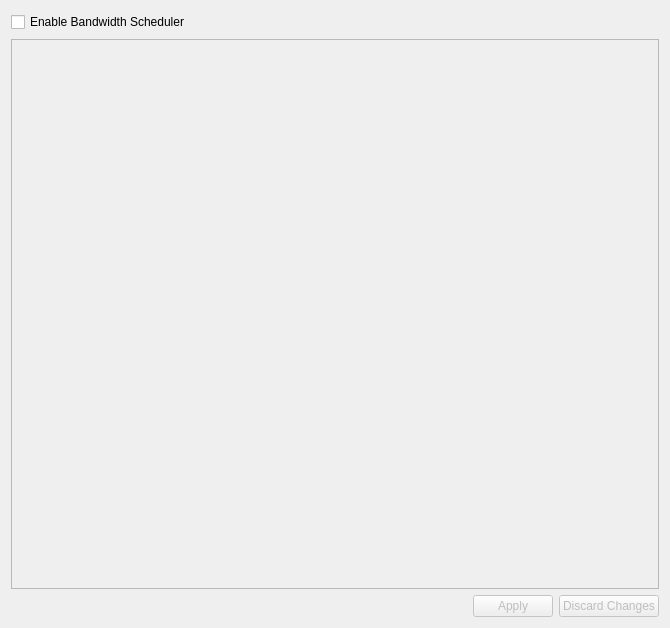
<?xml version="1.0" encoding="UTF-8"?>
<ui version="4.0">
 <class>Form</class>
 <widget class="QWidget" name="Form">
  <property name="geometry">
   <rect>
    <x>0</x>
    <y>0</y>
    <width>670</width>
    <height>628</height>
   </rect>
  </property>
  <property name="windowTitle">
   <string>Form</string>
  </property>
  <layout class="QGridLayout" name="gridLayout">
   <item row="2" column="0">
    <spacer name="horizontalSpacer_2">
     <property name="orientation">
      <enum>Qt::Horizontal</enum>
     </property>
     <property name="sizeHint" stdset="0">
      <size>
       <width>40</width>
       <height>20</height>
      </size>
     </property>
    </spacer>
   </item>
   <item row="1" column="0" colspan="6">
    <widget class="QScrollArea" name="scrollArea">
     <property name="enabled">
      <bool>false</bool>
     </property>
     <property name="minimumSize">
      <size>
       <width>600</width>
       <height>400</height>
      </size>
     </property>
     <property name="widgetResizable">
      <bool>true</bool>
     </property>
     <widget class="QWidget" name="scrollAreaWidgetContents">
      <property name="geometry">
       <rect>
        <x>0</x>
        <y>0</y>
        <width>650</width>
        <height>537</height>
       </rect>
      </property>
      <layout class="QVBoxLayout" name="verticalLayout_2">
       <item>
        <spacer name="verticalSpacer">
         <property name="orientation">
          <enum>Qt::Vertical</enum>
         </property>
         <property name="sizeHint" stdset="0">
          <size>
           <width>20</width>
           <height>495</height>
          </size>
         </property>
        </spacer>
       </item>
      </layout>
     </widget>
    </widget>
   </item>
   <item row="2" column="1">
    <widget class="QPushButton" name="btnApply">
     <property name="enabled">
      <bool>false</bool>
     </property>
     <property name="text">
      <string>Apply</string>
     </property>
    </widget>
   </item>
   <item row="0" column="5">
    <widget class="QPushButton" name="btnRemove">
     <property name="enabled">
      <bool>false</bool>
     </property>
     <property name="maximumSize">
      <size>
       <width>32</width>
       <height>32</height>
      </size>
     </property>
     <property name="text">
      <string/>
     </property>
     <property name="icon">
      <iconset resource="../../vidalia/src/vidalia/res/vidalia.qrc">
       <normaloff>:/images/22x22/list-remove.png</normaloff>:/images/22x22/list-remove.png</iconset>
     </property>
     <property name="iconSize">
      <size>
       <width>22</width>
       <height>22</height>
      </size>
     </property>
     <property name="flat">
      <bool>true</bool>
     </property>
    </widget>
   </item>
   <item row="2" column="2" colspan="4">
    <widget class="QPushButton" name="btnDiscard">
     <property name="enabled">
      <bool>false</bool>
     </property>
     <property name="text">
      <string>Discard Changes</string>
     </property>
     <property name="default">
      <bool>false</bool>
     </property>
    </widget>
   </item>
   <item row="0" column="4">
    <widget class="QPushButton" name="btnAdd">
     <property name="enabled">
      <bool>false</bool>
     </property>
     <property name="minimumSize">
      <size>
       <width>0</width>
       <height>0</height>
      </size>
     </property>
     <property name="maximumSize">
      <size>
       <width>32</width>
       <height>32</height>
      </size>
     </property>
     <property name="text">
      <string/>
     </property>
     <property name="icon">
      <iconset resource="../../vidalia/src/vidalia/res/vidalia.qrc">
       <normaloff>:/images/22x22/list-add.png</normaloff>:/images/22x22/list-add.png</iconset>
     </property>
     <property name="iconSize">
      <size>
       <width>22</width>
       <height>22</height>
      </size>
     </property>
     <property name="flat">
      <bool>true</bool>
     </property>
    </widget>
   </item>
   <item row="0" column="0">
    <widget class="QCheckBox" name="chkEnabled">
     <property name="enabled">
      <bool>true</bool>
     </property>
     <property name="text">
      <string>Enable Bandwidth Scheduler</string>
     </property>
     <property name="checked">
      <bool>false</bool>
     </property>
    </widget>
   </item>
  </layout>
 </widget>
 <resources>
  <include location="../../vidalia/src/vidalia/res/vidalia.qrc"/>
 </resources>
 <connections/>
</ui>
